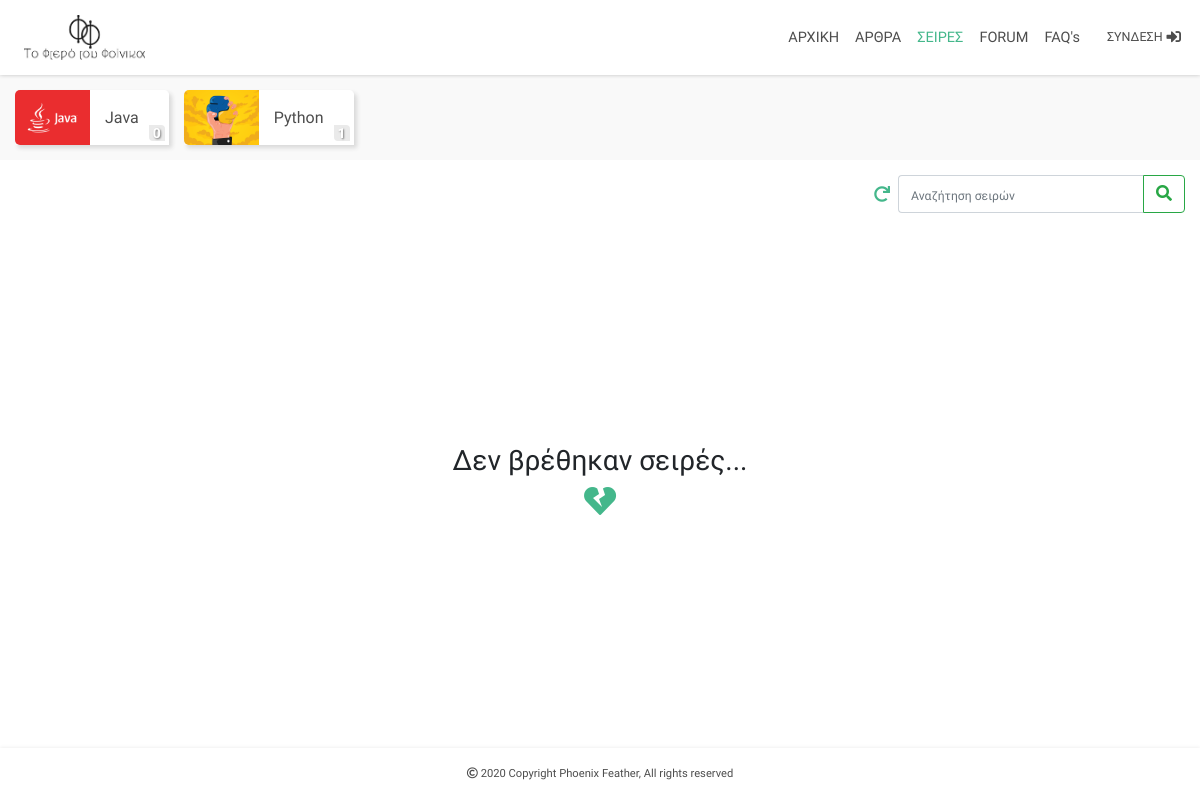
Page /courses/ on the earlier database version.
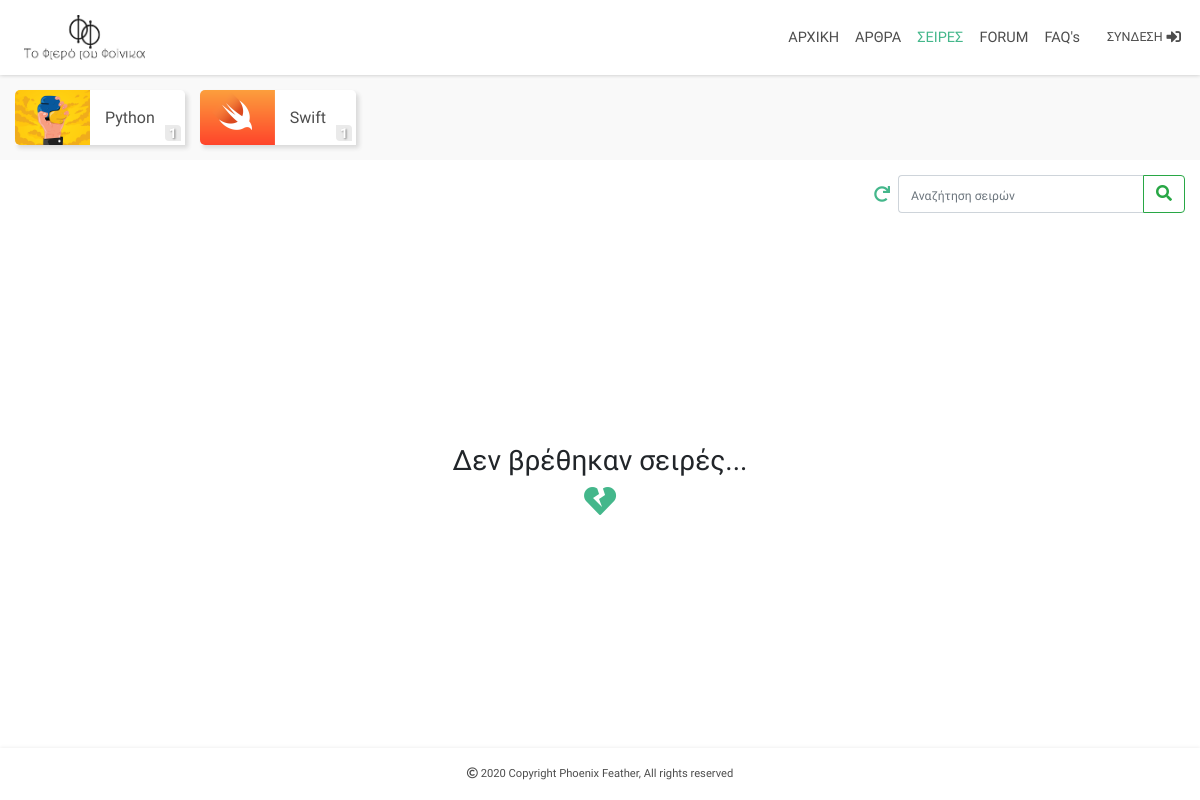
Same page on the later database version.
### courses/models.py (models this page shows, shortened)
class CoursesCategories(models.Model):
    class Meta:
        verbose_name = 'Course Category'
        verbose_name_plural = 'Courses Categories'
    title = models.CharField(max_length=100, unique=True)
    slug = models.SlugField(editable=False,max_length=100,default='')
    image = models.ImageField(upload_to = "Courses_Categories_Images", default='', blank=True)

### courses/views.py (the view)
# urls.py: path('', include('courses.urls')),
def courses(request):
    current_datetime = localtime(now())
    categories = CoursesCategories.objects.annotate(courses_count=Count('courses', filter=Q(courses__publish_date__lte=current_datetime)))
    courses = Courses.objects.filter(publish_date__lte=current_datetime,approved=True).order_by('-publish_date')
    if request.method == 'POST':
        mut = request.POST.copy()
        mut['search'] = ''.join(c for c in unicodedata.normalize('NFD', mut['search'].lower()) if unicodedata.category(c) != 'Mn')
        courses_Filter = CoursesFilter(mut, queryset=courses)
        courses = courses_Filter.qs
    else:
        courses_Filter = CoursesFilter()
    paginator = Paginator(courses, 6)
    page_number = request.GET.get('page')
    page_obj = paginator.get_page(page_number)
    context = {'categories':categories,'courses':courses,'page_obj':page_obj,'courses_Filter':courses_Filter}
    return render(request, 'courses/courses.html', context)

### courses/templates/courses/courses.html (shortened to what this page needs)
{% extends 'courses/base.html' %}
{% load static %}
{% load courses %}
{% load thumbnail %}
{% block links %}
<link rel="stylesheet" href="{% static 'courses/css/courses.css' %}">
{% endblock %}
{% block main %}
{% include 'articles/navigation.html' %}
  <div style="padding-top:15px; padding-bottom:15px; background:#f9f9f9;" class="categories-container-wrapper text-center">
      {% for category in categories %}
      <div class="categories-container">
        <a href="{% url 'coursesCategory' category.slug %}">
          {% thumbnail category.image "200x200" quality=91 as im %}
          <div style="background-image:url({{im.url}});" class="category-image-div">
          </div>
          {% endthumbnail %}
        </a>
        <a href="{% url 'coursesCategory' category.slug %}">
          <div class="category-info">
            <span class="category-title" style="margin:0;">{{category.title}}</span>
            <div class="category-count">
              <span>{{category.courses_count}}</span>
            </div>
          </div>
        </a>
      </div>
      {% endfor %}
  </div>
  <div style="display: flex; justify-content: flex-end; align-items: center; padding-top:15px;" class="container-fluid">
    <a href="{% url 'courses' %}">
      <div id="restore-default-courses" style="height: 100%; width:32px; display: flex; flex-direction: column; justify-content: center; align-items: center;">
        <i style="color: #44b78b;" class="fas fa-redo"></i>
      </div>
    </a>
    <form id="courses-search-form" action="{% url 'courses' %}" method="POST">
      {{courses_Filter.form.search}}
      <button id="courses-search-submit" class="btn btn-outline-success" type="submit"><i class="fas fa-search"></i></button>
    </form>
  </div>
  <div id="courses1">
    <div class="container-fluid">
      <div id="coursesContainer" class="row infinite-container">
        {% if courses.count %}
        {% for course in page_obj %}
        <div class="col-12 col-xl-6 infinite-item">
          <div class="container-fluid">
            <a href="{% url 'course' course.slug %}?page=1">
              <div class="row courseRow">
                {% thumbnail course.image "500x500" quality=91 as im %}
                <div style="background-image:url({{im.url}});" class="col-12 col-sm-6 col-xl-5 courseImageDiv">
                  {% if course.description or course.category %}
                  <div class="courseImageDivInner">
                    <span class="course-category">{{course.category.title}}</span>
                    <span class="course-description">{{course.description}}</span>
                  </div>
                  {% endif %}
                </div>
                {% endthumbnail %}
                <div class="col-12 col-sm-6 col-xl-7">
                  <div class="courseInfo">
                    <div class="title-Description-Publised-Author">
                        <h4 class="courseTitle">{{course.title}}</h4>
                        {% if course.description %}
                        <div style="margin-bottom:7.5px;" class="fade-div d-xl-none">
                          <h6 class="courseDescription text-muted">{{course.description}}</h6>
                          <p class="fade-effect"></p>
                        </div>
                        {% endif %}
                      <span class="text-muted published"><i class="far fa-calendar-alt"></i> {{course.publish_date}}</span><br>
                    </div>
                    <div style="display:flex; flex:1; justify-content:space-between; width:100%;">
                      <div class="tags">
                        <div>
                          {% for tag in course.tags.all %}
                          <span>#{{ tag }}</span>
                          {% endfor %}
                        </div>
                      </div>
                    </div>
                  </div>
                </div>
              </div>
            </a>
          </div>
        </div>
        {% endfor %}
        {% else %}
          <div class="text-center" id="no-courses-returned" style="width:100%; height:100%; min-height: calc(100vh - 52px); display:flex; flex-direction:column; justify-content:center; align-items:center;">
            <h3 class="d-none d-md-flex">Δεν βρέθηκαν σειρές...</h3>
            <i style="color:#44b78b;" class="fas fa-heart-broken fa-2x"></i>
          </div>
        {% endif %}
      </div>
    </div>
  </div>
{% endblock %}
{% block footer %}
{% include 'articles/footer.html' %}
{% endblock %}

### courses/templates/courses/base.html (shortened to what this page needs)
{% load static %}
<!doctype html>
<html lang="en">
<head>
  <link rel="stylesheet" href="{% static 'articles/core/bootstrap/css/bootstrap.min.css' %}">
  <link rel="stylesheet" href="{% static 'articles/css/base.css' %}">
  <link rel="stylesheet" href="{% static 'articles/css/navigation.css' %}">
  <link rel="stylesheet" href="https://use.fontawesome.com/releases/v5.6.3/css/all.css">
  {% block links %}
  {% endblock %}
</head>
<body id="Site">
  <main id="Site-content">
    {% block main %}
    {% endblock %}
  </main>
  {% block footer %}
  {% endblock %}
</body>
</html>

### articles/templates/articles/navigation.html (shortened to what this page needs)
{% load static %}
<div style="height:75px;" class="d-none d-md-block navHBlock"></div>
<div id="navbarWrapper" class="d-none d-md-block">
  <nav class="navbar navbar-expand-md">
    <a class="navbar-brand" href="{% url 'index' %}">
      <img style="max-height: 45px;" src="{% static 'articles/material/logo/phoenix_feather_logo_2.jpg' %}" alt="">
    </a>
    <div id="navbarLinks">
      <ul class="navbar-nav">
        <li class="nav-item">
          <a class="nav-link" href="{% url 'index' %}" id="navbarHome"><span>ΑΡΧΙΚΗ</span></a>
        </li>
        <li class="nav-item">
          <a class="nav-link" href="{% url 'articles' %}" id="navbarArticles"><span>ΑΡΘΡΑ</span></a>
        </li>
        <li class="nav-item">
          <a class="nav-link" href="{% url 'courses' %}" id="navbarCourses"><span>ΣΕΙΡΕΣ</span></a>
        </li>
        <li class="nav-item">
          <a class="nav-link" href="{% url 'forum' %}" id="navbarForum"><span>FORUM</span></a>
        </li>
        <li class="nav-item">
          <a class="nav-link" href="{% url 'informations' %}" id="navbarFAQs"><span>FAQ's</span></a>
        </li>
        {% if user.is_authenticated %}
        <li id="user-image-menu" class="nav-item" style="margin-right:15px; margin-left:30px; position: relative;">
          {% if user.profile.profile_image %}
          <a href="{% url 'profile' %}">
            <div class="user-nav-link">
              <div class="userImageDiv" style="background-image: url({{user.profile.profile_image.url}});">
              </div>
              <span style="margin-left: 4px;">{{user.username}}</span>
          </div>
          </a>
            {% else %}
            <a href="{% url 'profile' %}">
              <div class="user-nav-link">
                <div class="firstLetterImageDiv">
                  <span>{{user.username|upper|first}}</span>
                </div>
                <span style="margin-left: 4px;">{{user.username}}</span>
              </div>
            </a>
          {% endif %}
          <div id="user-image-dropdown-menu">
            <div id="user-image-dropdown-menu-inner">
              <a style="margin:0;" href="{% url 'profile' %}" class="nav-link log-in-out-nav-link">
                <div class="nav-tools-login">
                  <span>ΠΡΟΦΙΛ</span>
                </div>
              </a>
              {% if user.is_authenticated %}
                <a href="{% url 'logout' %}?next={{request.path}}" class="nav-link log-in-out-nav-link">
                  <div class="nav-tools-login">
                    <span style="font-size: 12.2px;">ΑΠΟΣΥΝΔΕΣΗ</span>
                    <i class="fas fa-sign-out-alt"></i>
                  </div>
                </a>
              {% else %}
                <a href="{% url 'login' %}" class="nav-link log-in-out-nav-link">
                  <div class="nav-tools-login">
                    <span style="font-size: 12.5px;">ΣΥΝΔΕΣΗ</span>
                    <i class="fas fa-sign-in-alt"></i>
                  </div>
                </a>
              {% endif %}
            </div>
          </div>
        </li>
        {% else %}
        <div style="width:112px;">
          <a href="{% url 'login' %}" class="nav-link">
            <div class="nav-tools-login">
              <span  style="font-size: 12.5px;">ΣΥΝΔΕΣΗ</span>
              <i class="fas fa-sign-in-alt"></i>
            </div>
          </a>
        </div>
        {% endif %}
      </ul>
    </div>
  </nav>
</div>

### articles/templates/articles/footer.html
<div id="footer" style="min-height:52px; background:white; box-shadow:0px 0px 4px #e8e8e8; width:100%; display:flex; justify-content:center; align-items:center;">
  <small style="color:#4d4d4d;"><i class="far fa-copyright"></i> 2020 Copyright Phoenix Feather, All rights reserved</small>
</div>

### articles/static/articles/css/base.css (style rules this page uses)
#Site { display: flex; min-height: 100vh; flex-direction: column; }
#Site-content { flex: 1; }
body, html { font-family: 'Didact Gothic'; max-width: 100vw !important; overflow-x: hidden; }
a { text-decoration: none !important; outline: none !important; }
#footer { font-size: 14px; }

### articles/static/articles/css/navigation.css (style rules this page uses)
.navbar { min-height: 75px; width: 100%; position: fixed; top: 0; background: white; box-shadow: 0px 0px 4px silver; padding: 4px 0px 4px 0px; z-index: 800; }
#navbarLinks { width: 100%; }
.navbar-nav { display: flex; justify-content: flex-end; align-items: center; }
.navbar-brand { margin-left: 2vw; display: flex; flex-direction: column; justify-content: center; align-items: center; }
.navbar-nav a { color: #4d4d4d; transition: 0.4s; font-size: 14.5px; }
.navbar .nav-link { transition: all 0.3s ease-in-out; }
.nav-tools-login { display: flex; justify-content: center; align-items: center; cursor: pointer; }
.nav-tools-login i { margin-left:4px; }

### courses/static/courses/css/courses.css (style rules this page uses)
.categories-container-wrapper { display: flex; justify-content: flex-start; align-items: center; max-width: 100vw; overflow-x: auto; }
.categories-container { display: flex; justify-content: flex-start; align-items: center; transition: 0.4s; cursor: pointer; margin-left: 15px; border-top-right-radius: 5px; box-shadow: 3px 3px 4px #d9d9d9; }
.category-image-div { background-position: center; background-size: cover; background-repeat: no-repeat; height: 55px; width: 75px; border-top-left-radius: 5px; border-bottom-left-radius: 5px; }
.category-info { height: 55px; display: flex; flex-direction: column; justify-content: center; align-items: center; background-color: #fff; padding-left: 15px; padding-right: 30px; white-space: nowrap; border-top-right-radius: 5px; border-width: 1px; border-color: #eaeaea; color: #4d4d4d; position: relative; }
.category-count { height: 16px; width: 16px; background: #eaeaea; border-top-right-radius: 4px; border-bottom-left-radius: 4px; color: #fff; display: flex; flex-direction: column; justify-content: center; align-items: center; position: absolute; bottom: 4px; right: 4px; font-size: 14px; font-weight: bold; text-shadow: 1px 1px 2px gray; }
#courses1 { width: 100%; display: flex; flex-direction: column; justify-content: flex-start; align-items: center; padding-top: 15px; }
#no-courses-returned { min-height: calc(100vh - 85px - 75px - 52px - 53px) !important; margin-top: -15px; }
#courses-search-form { display:flex; }
#courses-search-input { border-right: none; border-top-right-radius: 0px; border-bottom-right-radius: 0px; }
#courses-search-input::placeholder { font-size: 12.2px; }
#courses-search-submit { border-top-left-radius: 0px; border-bottom-left-radius: 0px; }

### courses/templates/courses/courses.html (style rules this page uses)
#navbarCourses, #sidebarCourses { color: #44b78b; }

Differences in the rows shown:
removed CoursesCategories: shows a picture, title "Java", courses_count "0"
added CoursesCategories: shows a picture, title "Swift", courses_count "1"
